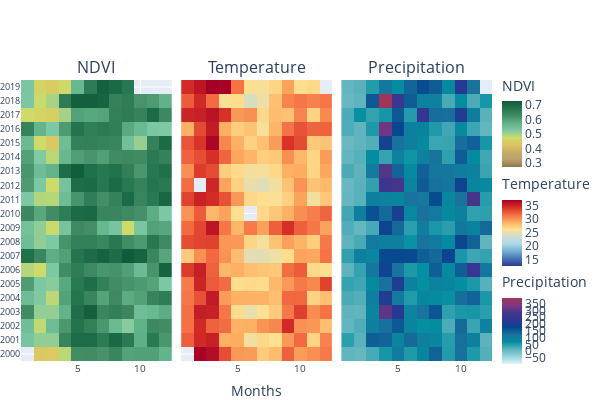

Notebook code cell kept with this figure:
### Code cell
fig = make_subplots(rows = 1, cols =3, shared_yaxes=True, horizontal_spacing=0.02, subplot_titles=("NDVI", "Temperature", "Precipitation"))

fig.append_trace(go.Heatmap(
    x = df_ndvi['Weiwei'].index.month,
    y = df_ndvi['Weiwei'].index.year,
    z = df_ndvi['Weiwei'], 
    colorscale=[[0.0, "rgb(140,119,75)"],
                [0.1111111111111111, "rgb(186,160,113)"],
                [0.2222222222222222, "rgb(197,174,105)"],
                [0.3333333333333333, "rgb(223,194,97)"],
                [0.4444444444444444, "rgb(205,220,105)"],
                [0.5555555555555556, "rgb(125,200,165)"],
                [0.6666666666666666, "rgb(95,177,135)"],
                [0.7777777777777778, "rgb(66,140,100)"],
                [0.8888888888888888, "rgb(36,117,78)"],
                [1.0, "rgb(16,91,59)"]],
    colorbar=dict(title="NDVI",x=1, y=0.85, lenmode="pixels", len = 110, thickness=20),
    zmid = 0.5
    ), row=1, col=1)

fig.append_trace(go.Heatmap(
    x=df_temp['Weiwei'].index.month,
    y=df_temp['Weiwei'].index.year,
    z=df_temp['Weiwei'],
    colorscale=[[0.0, "rgb(49,54,149)"],
                [0.1111111111111111, "rgb(69,117,180)"],
                [0.2222222222222222, "rgb(116,173,209)"],
                [0.3333333333333333, "rgb(171,217,233)"],
                [0.4444444444444444, "rgb(204,220,208)"],
                [0.5555555555555556, "rgb(254,224,144)"],
                [0.6666666666666666, "rgb(253,174,97)"],
                [0.7777777777777778, "rgb(244,109,67)"],
                [0.8888888888888888, "rgb(215,48,39)"],
                [1.0, "rgb(165,0,38)"]],
    colorbar=dict(title="Temperature", x=1, y=0.5, lenmode="pixels", len = 110, thickness=20),
    zmid = 25
), row=1, col=2)

fig.append_trace(go.Heatmap(
    x = df_prec['Weiwei'].index.month,
    y = df_prec['Weiwei'].index.year,
    z = df_prec['Weiwei'],
    colorscale=[[0.0, "rgb(224,243,248)"], 
                [0.1111111111111111, "rgb(150,213,221)"], 
                [0.2222222222222222, "rgb(95,179,189)"],
                [0.3333333333333333, "rgb(3,142,161)"], 
                [0.4444444444444444, "rgb(25,114,157)"], 
                [0.5555555555555556, "rgb(6,71,142)"], 
                [0.6666666666666666, "rgb(49,54,149)"], 
                [0.7777777777777778, "rgb(69,54,139)"],
                [0.8888888888888888, "rgb(129,54,129)"], 
                [1.0, "rgb(159,54,89)"]],
    colorbar=dict(title="Precipitation",x=1, y=0.15, lenmode="pixels", len = 110, thickness=20, tick0=0, dtick=50),
    zmid = 150
), row=1, col=3)

# for annotation in fig['layout']['annotations']: 
#         annotation['textangle']=90
#         annotation['x']= 0
#         annotation['xanchor']= 'left'
#         annotation['borderpad']= 60
        
# subplot_titles=("NDVI", "Temperature", "Precipitation")
fig.update_layout(
    height = 400,
    width = 600,
    margin= dict(l=0, r=20, t=80, b=10),
    xaxis = dict(
        tickfont=dict(
            size=10
        )
    ),
    xaxis2 = dict(
        title = 'Months',
        tickfont=dict(
            size=10
        )
    ),
    xaxis3 = dict(
        tickfont=dict(
            size=10
        )
    ),
    yaxis = dict(
        type = 'category',
        tickfont=dict(
            size=9
        )
    ),
    title= { 
#         'text':'Weiwei',
        'y':0.92,
        'x':0.5,
        'xanchor': 'center',
        'yanchor': 'top'}
)

fig.show()

### Figure 1 — Plotly figure (JSON) as saved in the notebook; plotly's stock layout.template omitted (floating-point values rounded to 4 significant figures; data arrays with more than 128 entries replaced by an {"elided": "..."} marker saying what was removed)
{"data": [{"colorbar": {"len": 110, "lenmode": "pixels", "thickness": 20, "title": {"text": "NDVI"}, "x": 1, "y": 0.85}, "colorscale": [[0, "rgb(140,119,75)"], [0.1111, "rgb(186,160,113)"], [0.2222, "rgb(197,174,105)"], [0.3333, "rgb(223,194,97)"], [0.4444, "rgb(205,220,105)"], [0.5556, "rgb(125,200,165)"], [0.6667, "rgb(95,177,135)"], [0.7778, "rgb(66,140,100)"], [0.8889, "rgb(36,117,78)"], [1, "rgb(16,91,59)"]], "type": "heatmap", "x": {"elided": "236 int values"}, "xaxis": "x", "y": {"elided": "236 int values"}, "yaxis": "y", "z": {"elided": "236 float values"}, "zmid": 0.5}, {"colorbar": {"len": 110, "lenmode": "pixels", "thickness": 20, "title": {"text": "Temperature"}, "x": 1, "y": 0.5}, "colorscale": [[0, "rgb(49,54,149)"], [0.1111, "rgb(69,117,180)"], [0.2222, "rgb(116,173,209)"], [0.3333, "rgb(171,217,233)"], [0.4444, "rgb(204,220,208)"], [0.5556, "rgb(254,224,144)"], [0.6667, "rgb(253,174,97)"], [0.7778, "rgb(244,109,67)"], [0.8889, "rgb(215,48,39)"], [1, "rgb(165,0,38)"]], "type": "heatmap", "x": {"elided": "236 int values"}, "xaxis": "x2", "y": {"elided": "236 int values"}, "yaxis": "y2", "z": {"elided": "236 float values"}, "zmid": 25}, {"colorbar": {"dtick": 50, "len": 110, "lenmode": "pixels", "thickness": 20, "tick0": 0, "title": {"text": "Precipitation"}, "x": 1, "y": 0.15}, "colorscale": [[0, "rgb(224,243,248)"], [0.1111, "rgb(150,213,221)"], [0.2222, "rgb(95,179,189)"], [0.3333, "rgb(3,142,161)"], [0.4444, "rgb(25,114,157)"], [0.5556, "rgb(6,71,142)"], [0.6667, "rgb(49,54,149)"], [0.7778, "rgb(69,54,139)"], [0.8889, "rgb(129,54,129)"], [1, "rgb(159,54,89)"]], "type": "heatmap", "x": {"elided": "239 int values"}, "xaxis": "x3", "y": {"elided": "239 int values"}, "yaxis": "y3", "z": {"elided": "239 float values"}, "zmid": 150}], "layout": {"annotations": [{"font": {"size": 16}, "showarrow": false, "text": "NDVI", "x": 0.16, "xanchor": "center", "xref": "paper", "y": 1, "yanchor": "bottom", "yref": "paper"}, {"font": {"size": 16}, "showarrow": false, "text": "Temperature", "x": 0.5, "xanchor": "center", "xref": "paper", "y": 1, "yanchor": "bottom", "yref": "paper"}, {"font": {"size": 16}, "showarrow": false, "text": "Precipitation", "x": 0.84, "xanchor": "center", "xref": "paper", "y": 1, "yanchor": "bottom", "yref": "paper"}], "height": 400, "margin": {"b": 10, "l": 0, "r": 20, "t": 80}, "title": {"x": 0.5, "xanchor": "center", "y": 0.92, "yanchor": "top"}, "width": 600, "xaxis": {"anchor": "y", "domain": [0, 0.32], "tickfont": {"size": 10}}, "xaxis2": {"anchor": "y2", "domain": [0.34, 0.66], "tickfont": {"size": 10}, "title": {"text": "Months"}}, "xaxis3": {"anchor": "y3", "domain": [0.68, 1], "tickfont": {"size": 10}}, "yaxis": {"anchor": "x", "domain": [0, 1], "tickfont": {"size": 9}, "type": "category"}, "yaxis2": {"anchor": "x2", "domain": [0, 1], "matches": "y", "showticklabels": false}, "yaxis3": {"anchor": "x3", "domain": [0, 1], "matches": "y", "showticklabels": false}}}
